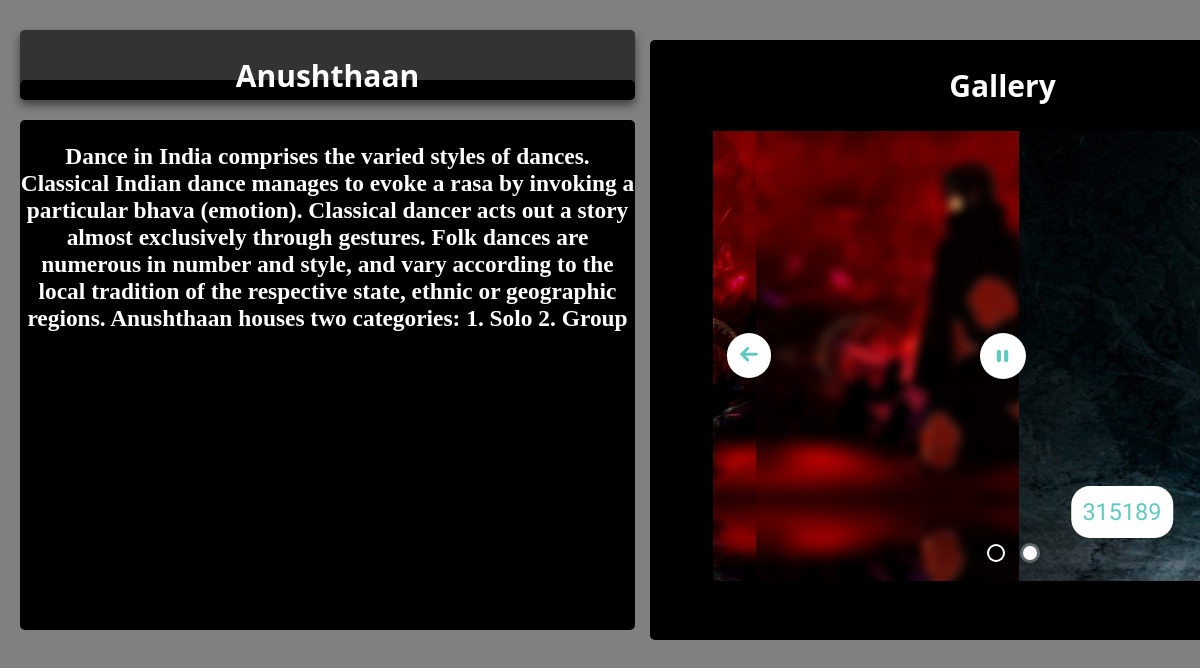
Screenshot of /events.php?id=1 with the database file from the repository.
### tables this page shows
CREATE TABLE IF NOT EXISTS `events` (
  `event_id` tinyint(5) NOT NULL,
  `event_name` varchar(20) NOT NULL,
  `description` text NOT NULL,
  `date` varchar(20) NOT NULL,
  `venue` varchar(30) NOT NULL,
  `hasregis` tinyint(1) NOT NULL,
  `img_src` text NOT NULL,
  `short_detail` text NOT NULL,
  PRIMARY KEY (`event_id`)
);

### events.php (the view, shortened to what this page needs)
<?php require_once("includes/connection.php"); ?>
<?php
			$id=$_GET['id'];
			$query = "SELECT * from events
						where event_id={$id}
						";
						if(!$result = $db->query($query)){
							die('There was an error running the query [' . $db->error . ']');
							}
						else{
								$row=$result->fetch_assoc();
								$description=$row['description'];
								$name=$row['event_name'];
							}
if (!isset($_GET['isAjax'])) {
?>
<html>
	<head>
		<link rel="stylesheet" type="text/css" href="css/style.css">
	<link rel="stylesheet" type="text/css" href="engine0/style.css" />
	</head>
	<body bgcolor="gray">
		<?php }?>
		<div class="demo" id="eventname">
		    <h2 style=<?php if(!isset($_GET['isAjax'])) echo"top:0px"; else echo""?>><?php echo"{$name}"?></h2>
        </div>
        <div class="demo" id="eventinfo">
		    <h3><?php echo"{$description}"?></h3>
        </div>
        <div class="demo" id="eventgallery">
		     <h2>Gallery</h2>
	<div id="wowslider-container0">
	<div class="ws_images"><ul>
		<li><a href="http://wowslider.com/vf"><img src="data0/images/315189.jpg" alt="full screen slider" title="315189" id="wows0_0"/></a></li>
	</ul></div>
	<div class="ws_bullets"><div>
		<a href="#" title="315189"><img src="data0/tooltips/315189.jpg" alt="315189"/>1</a>
		<a href="#" title="1907569"><img src="data0/tooltips/1907569.jpg" alt="1907569"/>2</a>
	</div></div><span class="wsl"><a href="http://wowslider.com/vu">image carousel</a> by WOWSlider.com v7.2</span>
	</div>
        	<div class="show-off" id="egallery"></div>
        </div>
 </body>
 </html>

### css/style.css (style rules this page uses)
html * { -webkit-font-smoothing: antialiased; -moz-osx-font-smoothing: grayscale; }
body { font-size: 100%; font-family: "Droid Serif", serif; }
a { color: #acb7c0; text-decoration: none; font-family: "Open Sans", sans-serif; }
img { max-width: 100%; }
h1, h2 { font-family: "Open Sans", sans-serif; font-weight: bold; }
li { margin: 10px; z-index: 50; }
.demo { background-color: black; position: relative; overflow: hidden; border-radius: 5px; transition: all 0.5s cubic-bezier(0.005, 1.650, 1.000, -0.600); transition-timing-function: cubic-bezier(0.005, 1.650, 1.000, -0.600); opacity: 1; text-align: center; font-size: 20px; color: white; }
.show-off { position: absolute; transition: 0.5s; background: linear-gradient(30deg, rgba(255, 255, 255, 0)50%, rgba(255, 255, 255, 0.7)100%); }
#eventname { position: absolute; top: 30px; left: 20px; height: 70px; width: 615px; box-shadow: inset 0 50px rgba(255,255,255,0.2), inset 0 -15px 30px rgba(0,0,0,0.4), 0 5px 10px rgba(0,0,0,0.5); }
#eventinfo { position: absolute; top: 120px; left: 20px; height: 510px; width: 615px; }
#eventgallery { position: absolute; top: 30px; left: 640px; height: 600px; width: 705px; /// padding:10px; margin:10px; }
#egallery { position: absolute; top: 100px; left: -1350px; height: 90%; width:1400px; transform: rotate(45deg); ///////// padding:10px; margin:10px; }
li { display: inline; }

### engine0/style.css (style rules this page uses)
#wowslider-container0 { display: table; zoom: 1; position: relative; width: auto; max-height:450px; margin:0px auto 0px; z-index:90; text-align:left; font-size: 10px; -webkit-box-sizing: content-box; -moz-box-sizing: content-box; box-sizing: content-box; }
#wowslider-container0 .ws_images ul { position:relative; width: 10000%; height:100%; left:0; list-style:none; margin:0; padding:0; border-spacing:0; overflow: visible; }
#wowslider-container0 .ws_images ul li { position: relative; width:1%; height:100%; line-height:0; overflow: hidden; float:left; font-size:0; padding:0 0 0 0 !important; margin:0 0 0 0 !important; }
#wowslider-container0 .ws_images { position: relative; left:0; top:0; height:100%; max-height:450px; max-width: 580px; vertical-align: top; border:none; overflow: hidden; }
#wowslider-container0 .ws_images ul a { width:100%; height:100%; max-height:450px; display:block; color:transparent; }
#wowslider-container0 img { max-width: none !important; }
#wowslider-container0 .ws_images ul img, #wowslider-container0 .ws_images > div > img { width:100%; border:none 0; max-width: none; padding:0; margin:0; }
#wowslider-container0 .ws_images > div > img { max-height:450px; }
#wowslider-container0 a { text-decoration: none; outline: none; border: none; }
#wowslider-container0 .ws_bullets { float: left; position:absolute; z-index:70; }
#wowslider-container0 .ws_bullets div { position:relative; float:left; font-size: 0px; }
#wowslider-container0.ws_gestures { cursor: -webkit-grab; cursor: -moz-grab; }
#wowslider-container0 .ws_bullets { padding: 10px; }
#wowslider-container0 .ws_bullets a { position:relative; display: inline-block; margin: 4px 10px; padding: 7px; width: 0; -webkit-border-radius: 50%; -moz-border-radius: 50%; border-radius: 50%; -webkit-box-shadow: 0 0 0 2px #fff; -moz-box-shadow: 0 0 0 2px #fff; box-shadow: 0 0 0 2px #fff; -webkit-transition: all 0.3s; -moz-transition: all 0.3s; -ms-transition: all 0.3s; -o-transition: all 0.3s; transition: all 0.3s; }
#wowslider-container0 .ws_bullets a.ws_selbull, #wowslider-container0 .ws_bullets a:hover { background-color: #fff; -webkit-box-shadow: 0 0 0 3px rgba(255,255,255,0.3); -moz-box-shadow: 0 0 0 3px rgba(255,255,255,0.3); box-shadow: 0 0 0 3px rgba(255,255,255,0.3); }
#wowslider-container0 .ws_bullets { bottom:7px; left:50%; }
#wowslider-container0 .ws_bullets div { left:-50%; }

### rows the page displays
events: event_name "Anushthaan", description "Dance in India comprises the varied styles of dances. Classical Indian dance manages to evoke a rasa by invoking a particular bhava (emotion). Classical dancer acts out a story almost exclusively through gestures. Folk dances are numerous in number and style, and vary according to the local tradition of the respective state, ethnic or geographic regions. Anushthaan houses two categories: 1. Solo 2. Group"
